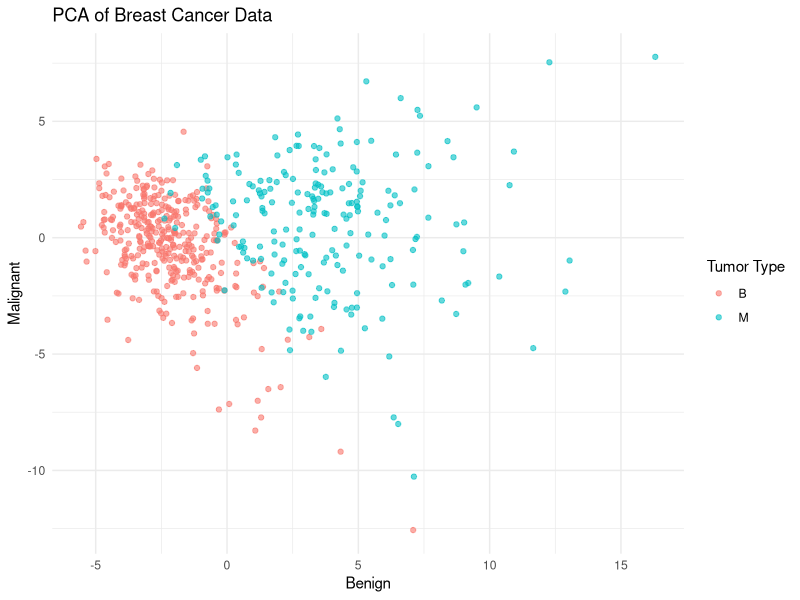
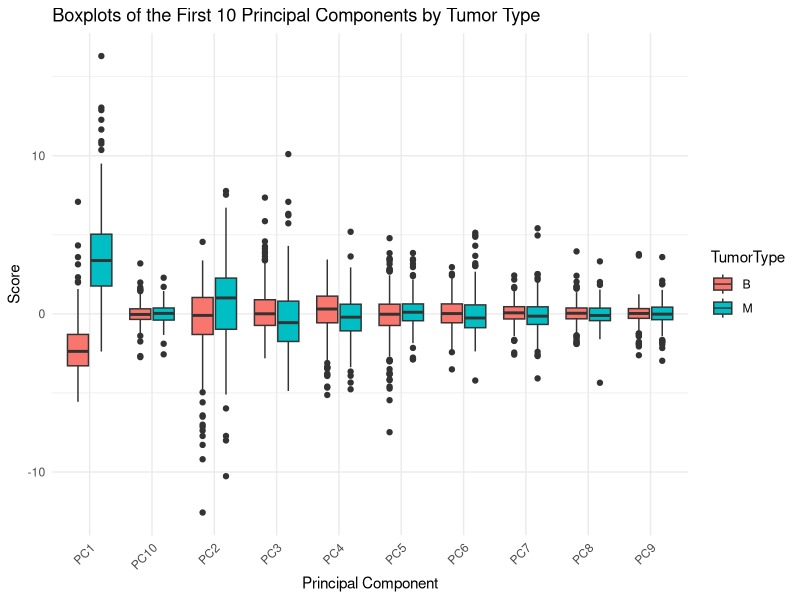

Generate these figures, in order, with R: (Note: this script raises an error after producing the figures.)
library(matrixStats)
library(tidyverse)
library(caret)
library(dslabs)
library(randomForest)

data(brca)

## Verinin yapisi ve özet bilgisi
str(brca)

summary(brca$x)

dim(brca$x)

brca$x <- scale(brca$x)

## lojistik regresyon modeli
model <- train(brca$x, brca$y, method = "glm", family = "binomial")

## malign tümörlerin orani hesaplaniyor
malignant_count <- sum(brca$y == "M")


total_samples <- length(brca$y)


proportion_malignant <- malignant_count / total_samples

proportion_malignant

## her kolonun ortalama ve standart sapmalari hesaplaniyor
column_means <- colMeans(brca$x)


max_mean_column <- which.max(column_means)

max_mean_column


## en kucuk standart sapmaya sahip kolonlar:
column_sds <- apply(brca$x, 2, sd)


min_sd_column <- which.min(column_sds)
min_sd_column


column_means <- colMeans(brca$x)
column_sds <- apply(brca$x, 2, sd)

# kolon ortalamalari bulunuyor, standart sapmalara bolunerek tekrar olceklendirme islemi
brca_scaled <- sweep(brca$x, 2, column_means, FUN = "-")

brca_scaled <- sweep(brca_scaled, 2, column_sds, FUN = "/")


first_column_sd <- sd(brca_scaled[, 1])
first_column_sd

column_means <- colMeans(brca$x)
column_sds <- apply(brca$x, 2, sd)


first_column_median <- median(brca_scaled[, 1])
first_column_median

## PCA, veri setindeki en fazla varyansi aciklayan bilesenleri buluyor
pca_result <- prcomp(brca_scaled)


pca_variance_explained <- pca_result$sdev^2 / sum(pca_result$sdev^2)


first_pc_variance <- pca_variance_explained[1]

first_pc_variance

pca_result <- prcomp(brca_scaled)


pca_variance_explained <- pca_result$sdev^2 / sum(pca_result$sdev^2)

## %90 inin aciklayan en az kac bilesen gerekiyor? Toplam varyansin
cumulative_variance_explained <- cumsum(pca_variance_explained)


num_components <- which(cumulative_variance_explained >= 0.90)[1]
num_components


pca_result <- prcomp(brca_scaled)

## Plot kullanarak veri gorsellestirme
pc_scores <- pca_result$x[, 1:2]


plot_data <- data.frame(PC1 = pc_scores[, 1], PC2 = pc_scores[, 2], TumorType = brca$y)


ggplot(plot_data, aes(x = PC1, y = PC2, color = TumorType)) +
  geom_point(alpha = 0.6) +
  labs(title = "PCA of Breast Cancer Data",
       x = "Benign",
       y = "Malignant",
       color = "Tumor Type") +
  theme_minimal()

pca_result <- prcomp(brca_scaled)


pc_scores <- pca_result$x[, 1:10]


plot_data <- data.frame(pc_scores, TumorType = brca$y)


plot_data_long <- gather(plot_data, key = "PC", value = "Score", -TumorType)


ggplot(plot_data_long, aes(x = PC, y = Score, fill = TumorType)) +
  geom_boxplot() +
  labs(title = "Boxplots of the First 10 Principal Components by Tumor Type",
       x = "Principal Component",
       y = "Score") +
  theme_minimal() +
  theme(axis.text.x = element_text(angle = 45, hjust = 1))


## Random forest modeli, hiperparametre arama ile egitiliyor
set.seed(9)

tuning_grid <- expand.grid(mtry = c(3, 5, 7, 9))


rf_model <- train(
  train_x, train_y,
  method = "rf",
  tuneGrid = tuning_grid,
  importance = TRUE
)


best_mtry <- rf_model$bestTune$mtry
best_mtry


## tahmin etme islemi
rf_predictions <- predict(rf_model, test_x)

## rf accuracy
rf_accuracy <- mean(rf_predictions == test_y)
rf_accuracy

## feature larin modeldeki onemini hesaplama
importance_values <- varImp(rf_model)


print(importance_values)


most_important_var <- rownames(importance_values$importance)[which.max(importance_values$importance)]
most_important_var

logistic_predictions <- predict(logistic_model, test_x)
loess_predictions <- predict(loess_model, test_x)
knn_predictions <- predict(knn_model, test_x)
rf_predictions <- predict(rf_model, test_x)


predictions_matrix <- data.frame(
  logistic = logistic_predictions,
  loess = loess_predictions,
  knn = knn_predictions,
  rf = rf_predictions
)

## Birden fazla modelin tahminleri birlestirilerek toplu bir tahmin
ensemble_majority_vote <- apply(predictions_matrix, 1, function(row) {
  ifelse(sum(row == "M") > sum(row == "B"), "M", "B")
})

## accuracy hessaplama
ensemble_accuracy <- mean(ensemble_majority_vote == test_y)
ensemble_accuracy
